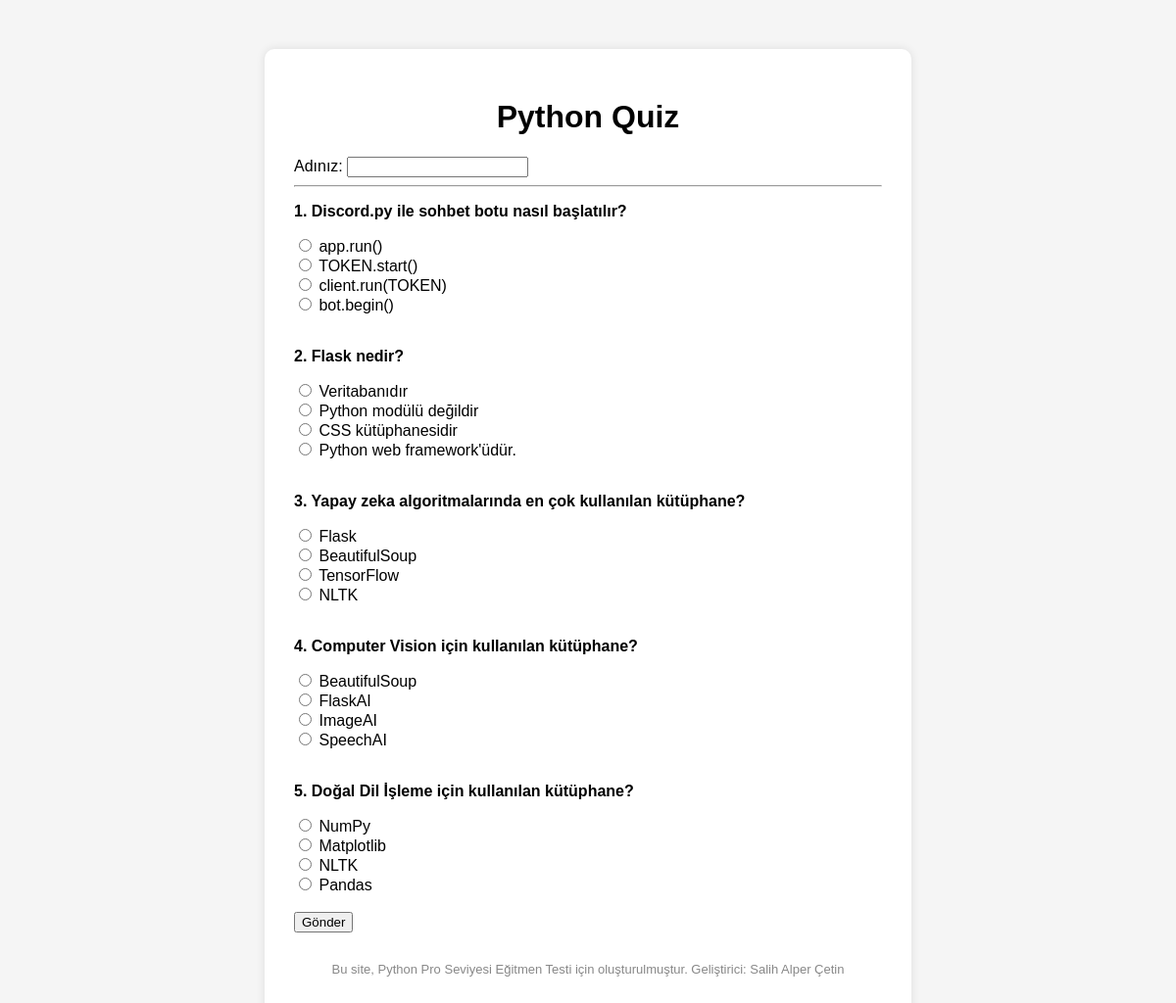
The page / on the database its author committed.
### models.py (models this page shows)
class Question(db.Model):
    id = db.Column(db.Integer, primary_key=True)
    text = db.Column(db.String(300))
    correct_answer = db.Column(db.String(100))
    options = db.Column(db.PickleType)  # ['a', 'b', 'c', 'd']

### app.py (the view, shortened to what this page needs)
@app.route("/", methods=["GET", "POST"])
def quiz():
    questions = Question.query.all()
    total_q = len(questions)
    return render_template("quiz.html", questions=questions)

### templates/quiz.html
{% extends "layout.html" %}
{% block content %}
<form method="POST">
  <label>Adınız:</label>
  <input type="text" name="username" required>
  <hr>
  {% for q in questions %}
    <p><b>{{ loop.index }}. {{ q.text }}</b></p>
    {% for opt in q.options %}
      <label>
        <input type="radio" name="{{ q.id }}" value="{{ opt }}" required> {{ opt }}
      </label><br>
    {% endfor %}
    <br>
  {% endfor %}
  <button type="submit">Gönder</button>
</form>
{% endblock %}

### templates/layout.html (shortened to what this page needs)
<!DOCTYPE html>
<html lang="tr">
<head>
  <link rel="stylesheet" href="{{ url_for('static', filename='style.css') }}">
</head>
<body>
  <div class="container">
    <header>
      <h1>Python Quiz</h1>
    </header>
    {% block content %}{% endblock %}
    <footer>
      <p>Bu site, Python Pro Seviyesi Eğitmen Testi için oluşturulmuştur. Geliştirici: Salih Alper Çetin</p>
    </footer>
  </div>
</body>
</html>

### static/style.css (style rules this page uses)
body { font-family: Arial, sans-serif; background-color: #f5f5f5; }
.container { width: 600px; margin: auto; background: white; padding: 30px; margin-top: 50px; border-radius: 10px; box-shadow: 0px 0px 10px rgba(0,0,0,0.1); }
header h1 { text-align: center; }
footer { margin-top: 30px; text-align: center; font-size: 13px; color: #888; }

### rows shown on the page
Question: text "Discord.py ile sohbet botu nasıl başlatılır?", options "app.run()" "TOKEN.start()" "client.run(TOKEN)" "bot.begin()"
Question: text "Flask nedir?", options "Veritabanıdır" "Python modülü değildir" "CSS kütüphanesidir" "Python web framework'üdür."
Question: text "Yapay zeka algoritmalarında en çok kullanılan kütüphane?", options "Flask" "BeautifulSoup" "TensorFlow" "NLTK"
Question: text "Computer Vision için kullanılan kütüphane?", options "BeautifulSoup" "FlaskAI" "ImageAI" "SpeechAI"
Question: text "Doğal Dil İşleme için kullanılan kütüphane?", options "NumPy" "Matplotlib" "NLTK" "Pandas"
